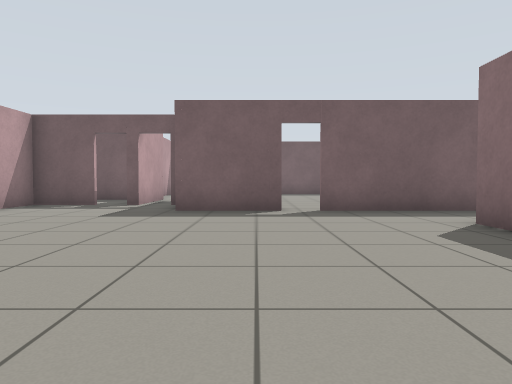
view 1 (above)

20 first-person views from a walk through a world built for the Gazebo simulator. The camera is 0.72 m above the floor, tilts 2° down and sees 70° across. The floor is counted in squares, 1 m on a side. Each view is taken from the middle of a square. On the plan, view 1 faces up. The plan holds only what a view shows up to about 11 squares ahead; the rest is blank.

view 2
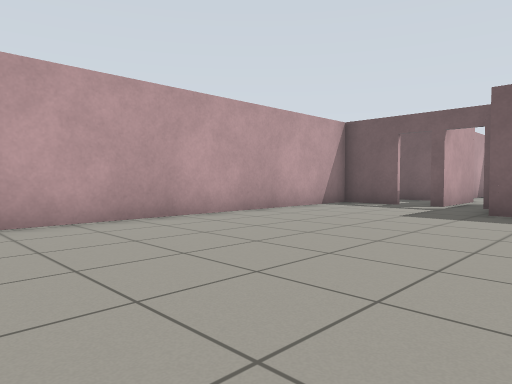

view 3
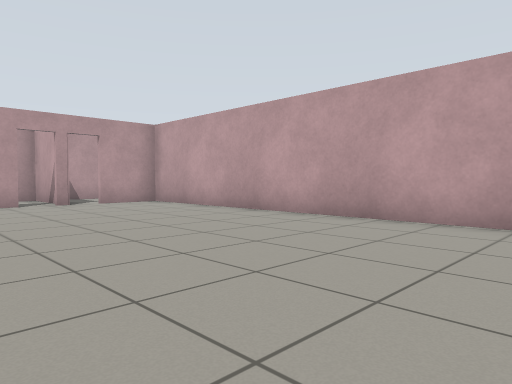

view 4
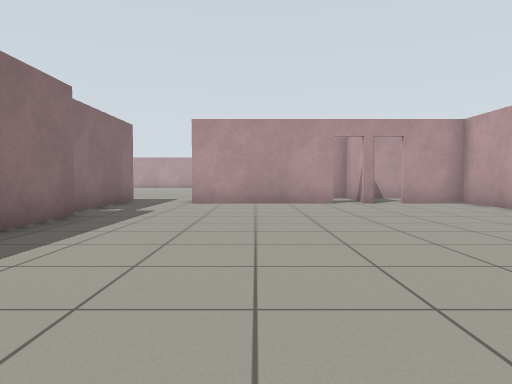

view 5
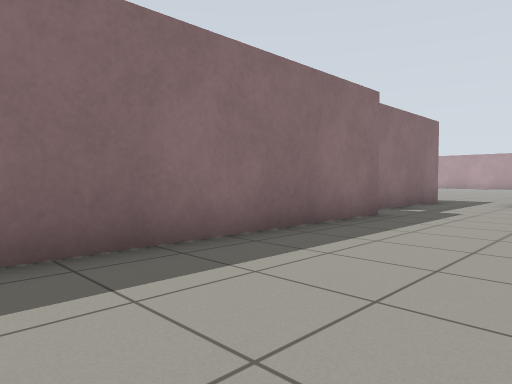

view 6
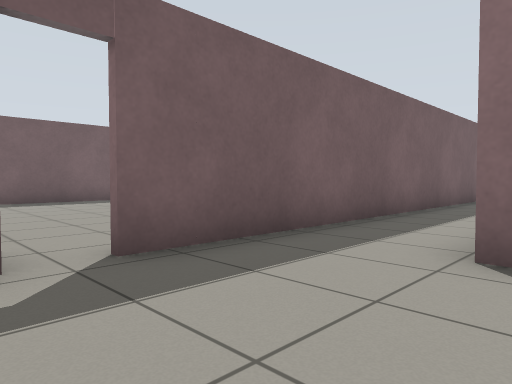

view 7
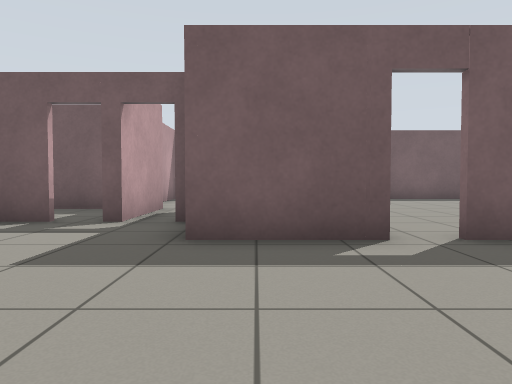

view 8
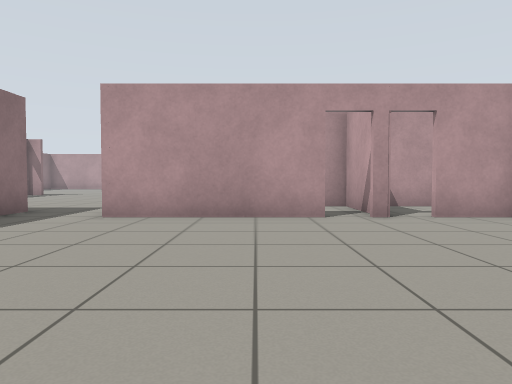

view 9
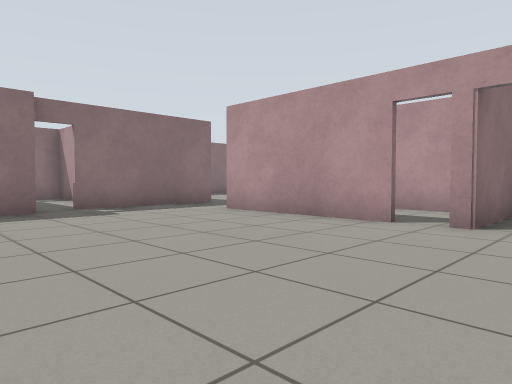

view 10
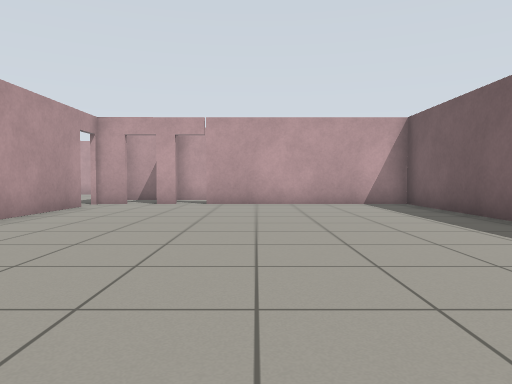

view 11
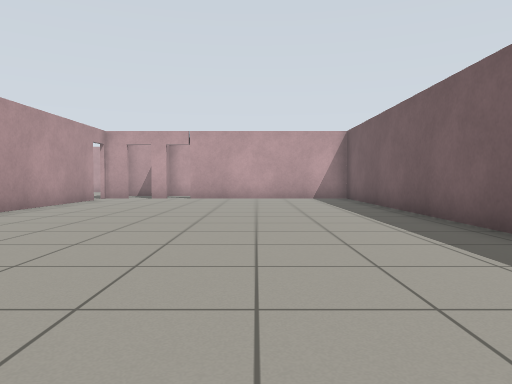

view 12
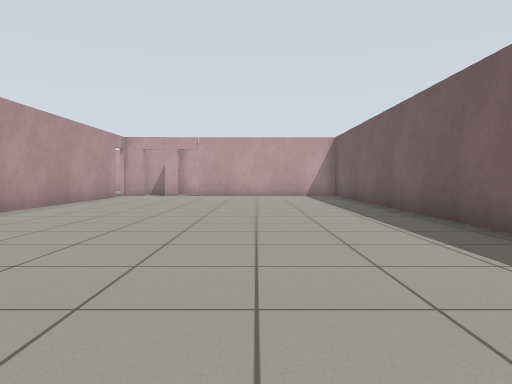

view 13
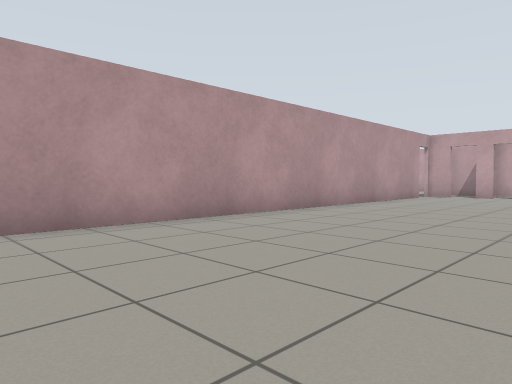

view 14
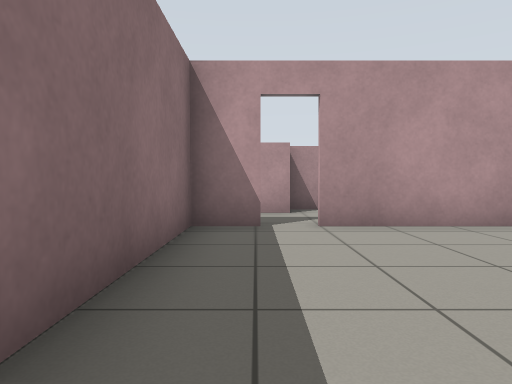

view 15
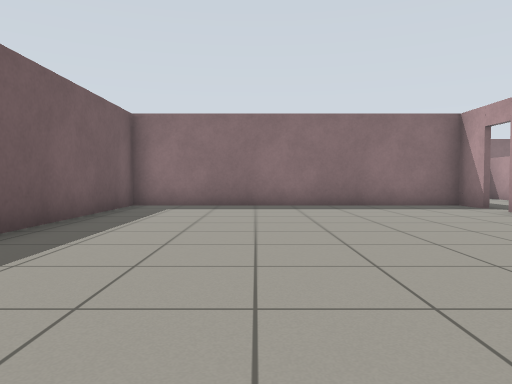

view 16
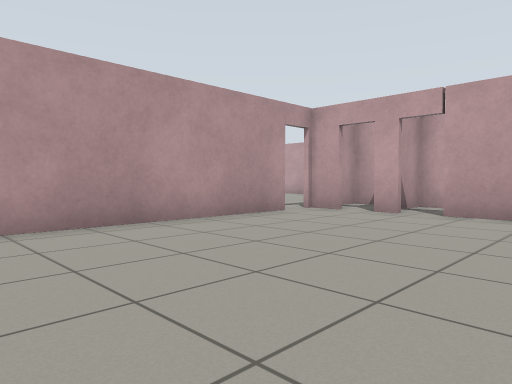

view 17
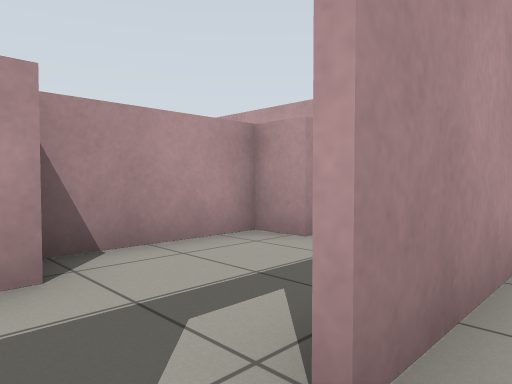

view 18
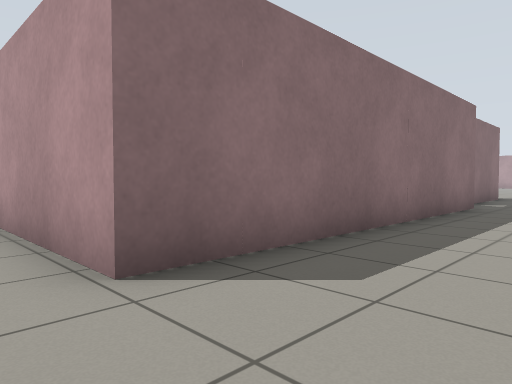

view 19
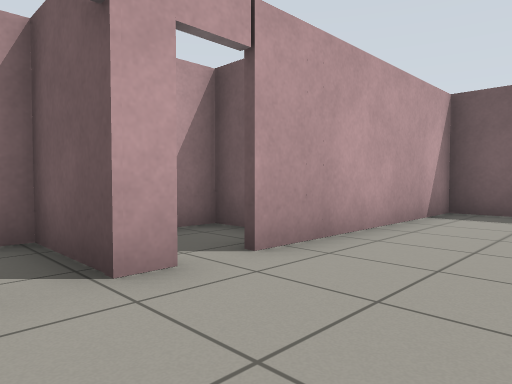

view 20
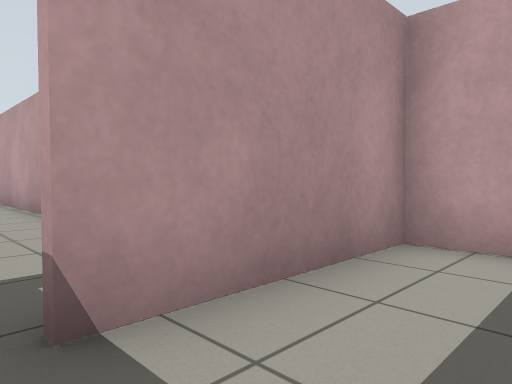

### Floor plan
Points are (right, up) in squares from view 1. A wall is a line through its corners. A room is listed if a view was taken in it or the views show most of it. See-through windows are left out.
Room 1 (views 1, 2, 3, 4, 5, 6, 7, 8, 9, 18)
walls: (3.5, -3.1) (3.5, 5.9) (7.5, 5.9); (0.4, 8.3) (-1.9, 8.3); (-2.4, -6.9) (2, -6.9); (-3.5, -6.9) (-3.3, -6.9); (-3.3, 10.1) (-3.6, 10.1); (-4.4, 10.1) (-6.2, 10.1) (-6.2, -6.9) (-4.4, -6.9); (4, -8.1) (4, -4); (9.4, 8.3) (1.4, 8.3)
ways out: open door at (1, 8) to room 2; open door at (-3.5, 10) to room 3; opening at (3, -7.5); opening at (9, 7); open door at (-3, -7); open door at (4, -3.5)
Room 2 (views 10, 11, 12, 13, 14, 15, 16, 17, 19)
walls: (0.4, 10.7) (0.4, 10.1); (1.4, 8.4) (15.1, 8.4); (0.4, 9.2) (0.4, 8.3); (15.9, 8.4) (17, 8.4) (17, 17.4) (0.4, 17.4) (0.4, 11.5)
ways out: open door at (1, 8) to room 1; open door at (15.5, 8) to room 4; open door at (0, 10) to room 5
Room 3 (view 20)
walls: (-4.6, 12.8) (-5.9, 12.8); (-8.1, 11.4) (-8.1, 10.3) (-4.4, 10.3)
ways out: open door at (-3.5, 10) to room 1
Room 4 (no view inside)
walls: (15.3, 6.2) (16, 6.2); (12.3, 6.2) (12.3, 5.3) (15.3, 5.3)
ways out: open door at (15.5, 8) to room 2; opening at (17, 7)
Room 5 (no view inside)
walls: (-0.9, 12.8) (-1.7, 12.8) (-1.7, 8.4); (-1.7, 10.3) (-0.5, 10.3)
ways out: open door at (0, 10) to room 2

Where each view was taken, in squares from view 1:
view 1: 0 up, 0 right, facing up
view 2: 0 up, 0 right, facing up-left
view 3: 4 up, 0 right, facing down-left
view 4: 4 up, 0 right, facing down
view 5: 4 up, 0 right, facing down-right
view 6: 5 up, 0 right, facing up-right
view 7: 4 up, 1 left, facing up
view 8: 0 up, 1 left, facing down
view 9: 1 down, 5 left, facing down-right
view 10: 13 up, 11 right, facing left
view 11: 14 up, 14 right, facing left
view 12: 14 up, 16 right, facing left
view 13: 14 up, 16 right, facing down-left
view 14: 14 up, 16 right, facing down
view 15: 14 up, 7 right, facing right
view 16: 14 up, 8 right, facing down-left
view 17: 9 up, 16 right, facing down-left
view 18: 7 up, 1 right, facing down-right
view 19: 9 up, 3 right, facing up-left
view 20: 12 up, 4 left, facing down-left
